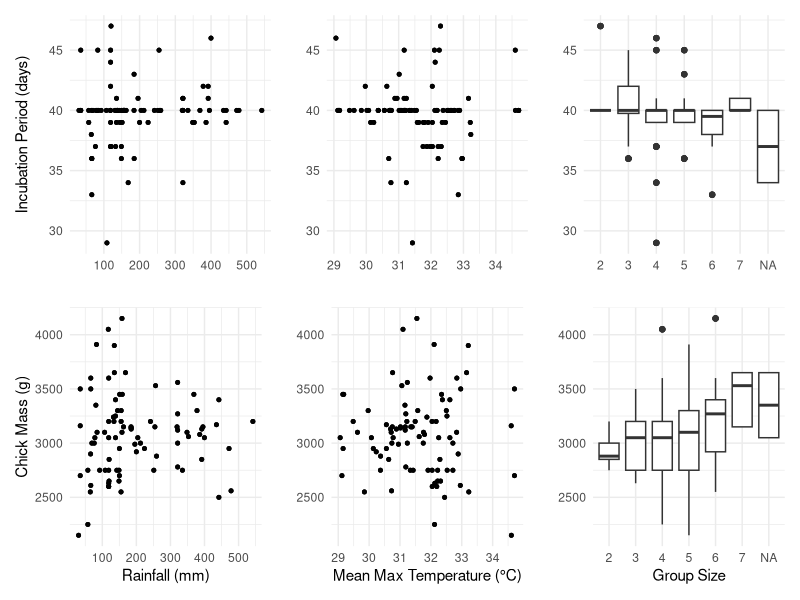

This figure's R source:
## ---- chunk 1
knitr::opts_chunk$set(echo = TRUE)

# Load packages
library(tidyverse)
library(patchwork)
## ---- chunk 2
# import data 
setwd("/home/jess/GIT/BIO1004W_DM/data")
data <- read_csv2("Chick_condition.csv")

# checking data
head(data)
tail(data) # NOTE: `Fledge date` changes format 
summary(data)
n_a_counts <- sapply(data, function(x) if (is.character(x)) sum(x == "n/a", na.rm = TRUE) else 0); n_a_counts
## ---- chunk 3

# correct data types
tidy_data <- data %>%
  mutate(
     # Convert to Date
    Ringingdate = as.Date(Ringingdate, format = "%d/%m/%Y"),
    `Lay date` = as.Date(`Lay date`, format = "%Y-%m-%d"),
    `Hatch date` = as.Date(`Hatch date`, format = "%Y-%m-%d"),
    # Convert dates dynamically
    `Fledge date` = case_when(
      str_detect(`Fledge date`, "^\\d{4}/") ~ ymd(`Fledge date`),  # If starts with YYYY/, use YMD
      TRUE ~ dmy(`Fledge date`)  # Otherwise, assume DMY
    ), 
    
    # Convert to double
    Groupsize = as.double(Groupsize),  
    Chickmass = as.double(Chickmass),
    Tarsuslength = as.double(Tarsuslength),
    
    # Convert to factor
    Year = as.factor(Year), 
    Group = as.factor(Group),
    Nest = as.factor(Nest)
  )

# demographic groups to long format and compute incubation period
tidy_data <- tidy_data %>%
  pivot_longer(
    cols = c(Afem, Amal, SA, Juv), 
    names_to = "Age_Sex_Class", 
    values_to = "Count") %>%
      mutate(
        Count = as.integer(Count), # Convert to integer
        Age_Sex_Class = as.factor(Age_Sex_Class), # convert to factor
        incubation_period = as.numeric(`Hatch date` - `Lay date`)  # Compute incubation period 
         ) 

head(tidy_data)
colSums(is.na(tidy_data))
## ---- chunk 4
# Function to create scatterplots
create_scatter <- function(data, x_var, y_var, x_label, y_label) {
  ggplot(data, aes(x = {{ x_var }}, y = {{ y_var }})) +
    geom_point(color = "black", alpha = 0.7, size = 1) +  
    theme_minimal() +
    labs(x = x_label, y = y_label)
}

# Function to create boxplots
create_boxplot <- function(data, x_var, y_var, x_label, y_label) {
  ggplot(data, aes(x = as.factor({{ x_var }}), y = {{ y_var }})) +
    geom_boxplot() +
    theme_minimal() +
    labs(x = x_label, y = y_label)
}

# Incubation Period Plots
p1 <- create_scatter(tidy_data, Rainfallspecific, incubation_period, "", "Incubation Period (days)")
p2 <- create_scatter(tidy_data, meanmaxTspecific, incubation_period, "", "")
p3 <- create_boxplot(tidy_data, Groupsize, incubation_period, "", "")

# Chick Mass Plots
p4 <- create_scatter(tidy_data, Rainfallspecific, Chickmass, "Rainfall (mm)", "Chick Mass (g)")
p5 <- create_scatter(tidy_data, meanmaxTspecific, Chickmass, "Mean Max Temperature (°C)", "")
p6 <- create_boxplot(tidy_data, Groupsize, Chickmass, "Group Size", "")

# Arrange in 2x3 panel layout
(p1 + p2 + p3) / (p4 + p5 + p6)

